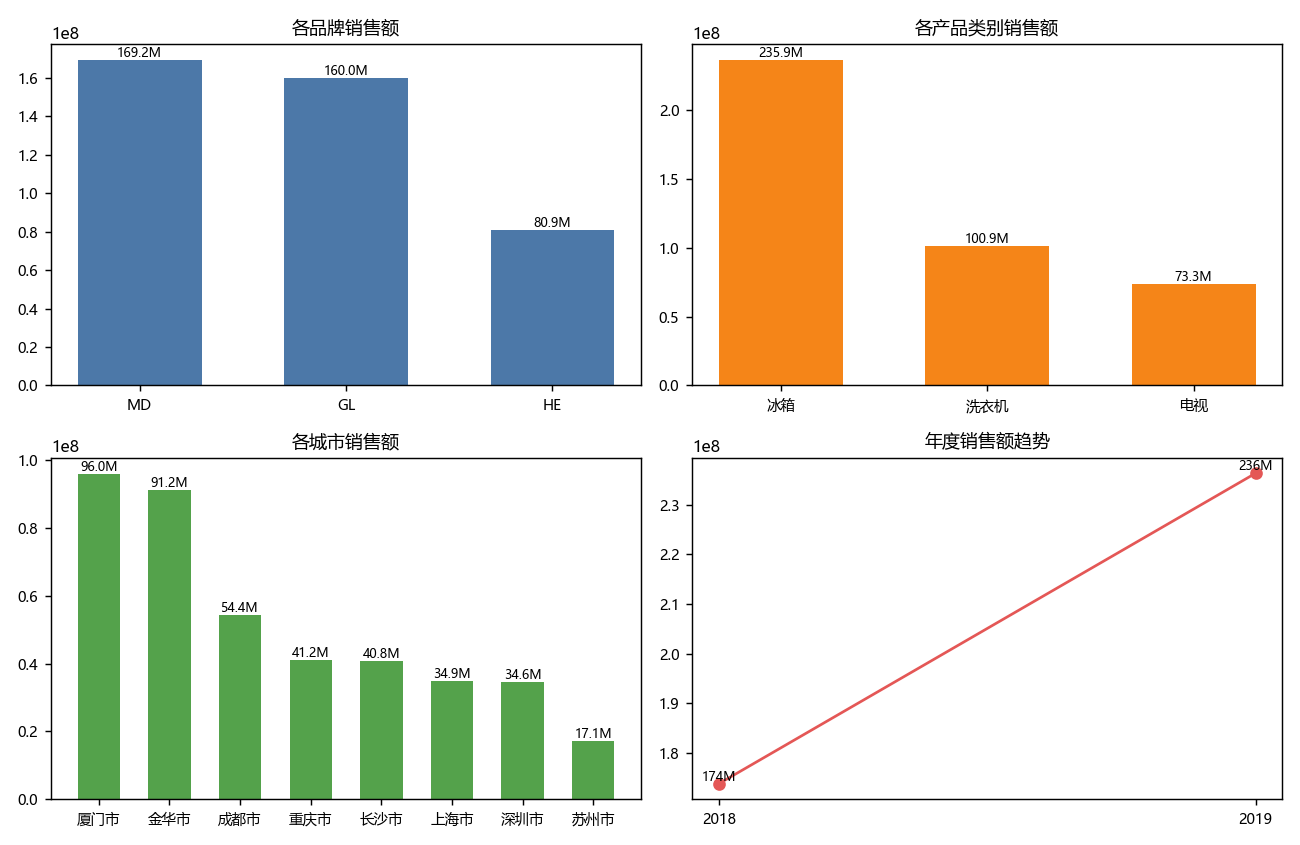

Source code (Python):
"""第1章 维度模型演示 -> Python
原素材: 第1章 数据分析思维/维度模型演示/商场销售数据表.xlsx
内涵: 星型模型——1个事实表(产品销售数据表)+5个维度表(品牌/类别/商铺城市/产品信息/日期)。
      维度模型面向分析,事实表通过外键关联维度表,便于多维聚合。用pandas复现星型连接与多维分析。
"""
from pathlib import Path
import pandas as pd
import matplotlib.pyplot as plt

plt.rcParams['font.sans-serif'] = ['Microsoft YaHei']
plt.rcParams['axes.unicode_minus'] = False
plt.rcParams['font.size'] = 9

ROOT = Path(__file__).resolve().parent.parent
F = ROOT / "CDA 教材资料2025" / "1《CDA 一级认证教材：商业数据分析》" / "第1章 数据分析思维" / "维度模型演示" / "商场销售数据表.xlsx"

brand = pd.read_excel(F, "品牌")
cat = pd.read_excel(F, "类别")
city = pd.read_excel(F, "商铺城市")
prod = pd.read_excel(F, "产品信息表")
fact = pd.read_excel(F, "产品销售数据表")
date = pd.read_excel(F, "日期表")

print("== 星型模型结构 ==")
print(f"事实表  产品销售数据表  shape={fact.shape}")
print(f"维度表  品牌{brand.shape} 类别{cat.shape} 商铺城市{city.shape} 产品信息表{prod.shape} 日期表{date.shape}")
print("\n事实表外键: 产品编号->产品信息表, 商铺城市->商铺城市, 订单日期->日期表, 品牌名称->品牌, 产品类别->类别")

fact["订单日期"] = pd.to_datetime(fact["订单日期"])
date["日期"] = pd.to_datetime(date["日期"])
star = fact.merge(date, left_on="订单日期", right_on="日期", how="left")

print("\n== 多维聚合分析 ==")
by_brand = fact.groupby("品牌名称")["销售额"].sum().sort_values(ascending=False)
by_cat = fact.groupby("产品类别")["销售额"].sum().sort_values(ascending=False)
by_city = fact.groupby("商铺城市")["销售额"].sum().sort_values(ascending=False)
by_year = star.groupby("年度")["销售额"].sum()
print("按品牌销售额:\n", by_brand.to_string())
print("\n按类别销售额:\n", by_cat.to_string())
print("\n按城市销售额:\n", by_city.to_string())

fig, axes = plt.subplots(2, 2, figsize=(10, 6.5))
def bar(ax, s, title, color="#4C78A8"):
    ax.bar(s.index.astype(str), s.values, width=0.6, color=color)
    ax.set_title(title, fontsize=10)
    ax.tick_params(labelsize=8)
    for i, v in enumerate(s.values):
        ax.text(i, v, f"{v/1e6:.1f}M", ha='center', va='bottom', fontsize=7)
bar(axes[0, 0], by_brand, "各品牌销售额")
bar(axes[0, 1], by_cat, "各产品类别销售额", "#F58518")
bar(axes[1, 0], by_city, "各城市销售额", "#54A24B")
axes[1, 1].plot(by_year.index.astype(str), by_year.values, marker="o", color="#E45756")
axes[1, 1].set_title("年度销售额趋势", fontsize=10)
axes[1, 1].tick_params(labelsize=8)
for i, v in enumerate(by_year.values):
    axes[1, 1].text(i, v, f"{v/1e6:.0f}M", ha='center', va='bottom', fontsize=7)
plt.tight_layout()
out = Path(__file__).resolve().parent / "第01章_维度模型.png"
plt.savefig(out, dpi=130)
print(f"\n图已保存: {out.name}")
